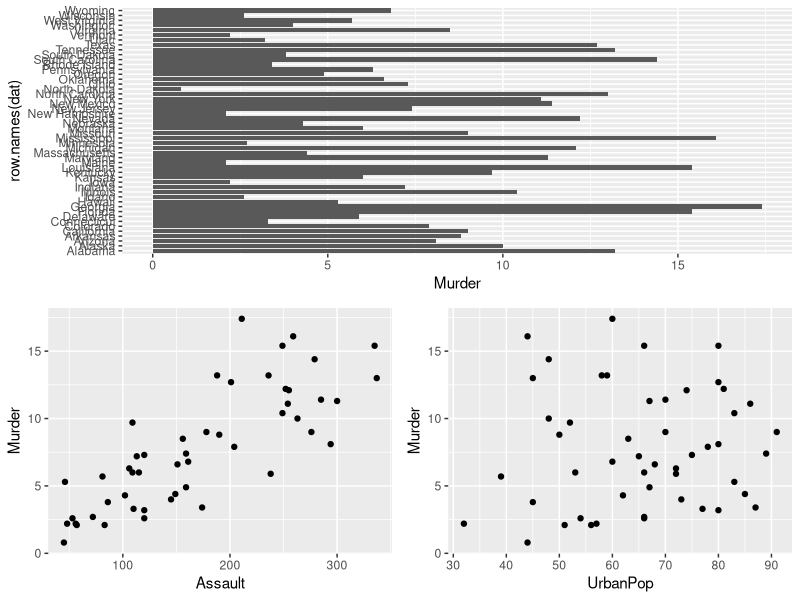
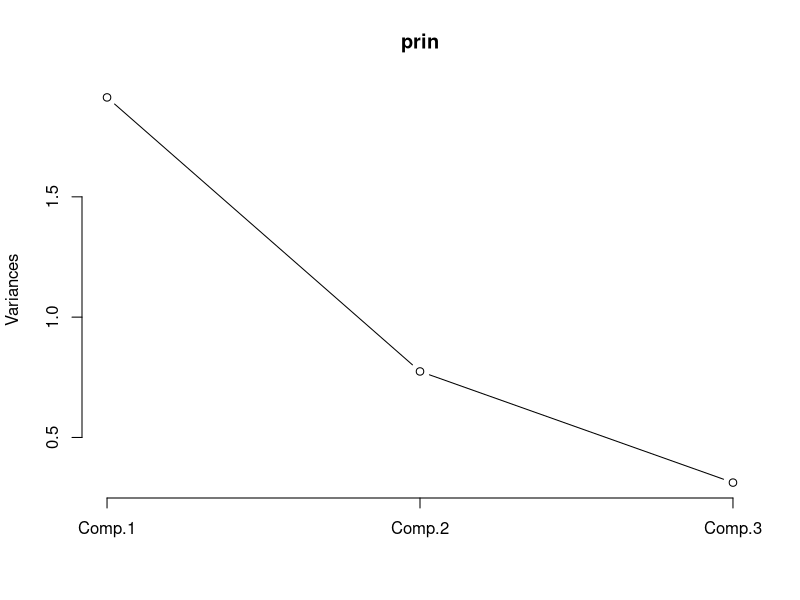

Source code (R) for these figures, in order: (Note: this script raises an error after producing the figures.)
## ---- chunk 1
library(ggplot2)
library(grid)

PCbiplot <- function(PC, x="PC1", y="PC2") {
    # PC being a prcomp object
    data <- data.frame(obsnames=row.names(PC$x), PC$x)
    plot <- ggplot(data, aes_string(x=x, y=y)) + geom_text(alpha=.4, size=3, aes(label=obsnames))
    plot <- plot + geom_hline(aes(0), size=.2) + geom_vline(aes(0), size=.2)
    datapc <- data.frame(varnames=rownames(PC$rotation), PC$rotation)
    mult <- min(
        (max(data[,y]) - min(data[,y])/(max(datapc[,y])-min(datapc[,y]))),
        (max(data[,x]) - min(data[,x])/(max(datapc[,x])-min(datapc[,x])))
        )
    datapc <- transform(datapc,
            v1 = .7 * mult * (get(x)),
            v2 = .7 * mult * (get(y))
            )
    plot <- plot + coord_equal() + geom_text(data=datapc, aes(x=v1, y=v2, label=varnames), size = 5, vjust=1, color="red")
    plot <- plot + geom_segment(data=datapc, aes(x=0, y=0, xend=v1, yend=v2), arrow=arrow(length=unit(0.2,"cm")), alpha=0.75, color="red")
    plot
}
## ---- chunk 2
## Next block from:
## http://wiki.stdout.org/rcookbook/Graphs/Multiple%20graphs%20on%20one%20page%20(ggplot2)/

# Multiple plot function
#
# ggplot objects can be passed in ..., or to plotlist (as a list of ggplot objects)
# - cols:   Number of columns in layout
# - layout: A matrix specifying the layout. If present, 'cols' is ignored.
#
# If the layout is something like matrix(c(1,2,3,3), nrow=2, byrow=TRUE),
# then plot 1 will go in the upper left, 2 will go in the upper right, and
# 3 will go all the way across the bottom.
#
multiplot <- function(..., plotlist=NULL, file, cols=1, layout=NULL) {
  require(grid)

  # Make a list from the ... arguments and plotlist
  plots <- c(list(...), plotlist)

  numPlots = length(plots)

  # If layout is NULL, then use 'cols' to determine layout
  if (is.null(layout)) {
    # Make the panel
    # ncol: Number of columns of plots
    # nrow: Number of rows needed, calculated from # of cols
    layout <- matrix(seq(1, cols * ceiling(numPlots/cols)),
                    ncol = cols, nrow = ceiling(numPlots/cols))
  }

 if (numPlots==1) {
    print(plots[[1]])

  } else {
    # Set up the page
    grid.newpage()
    pushViewport(viewport(layout = grid.layout(nrow(layout), ncol(layout))))

    # Make each plot, in the correct location
    for (i in 1:numPlots) {
      # Get the i,j matrix positions of the regions that contain this subplot
      matchidx <- as.data.frame(which(layout == i, arr.ind = TRUE))

      print(plots[[i]], vp = viewport(layout.pos.row = matchidx$row,
                                      layout.pos.col = matchidx$col))
    }
  }
}
## ---- chunk 3
dat <- USArrests
# sort by murder rate
dat <- dat[order(-dat$Murder),]
# plots
l0 <- ggplot(dat,aes(y=Murder,x=row.names(dat))) + geom_bar(stat="identity") + coord_flip()
l1 <- ggplot(dat, aes(x=Assault, y=Murder)) + geom_point()
l2 <- ggplot(dat, aes(x=UrbanPop, y=Murder)) + geom_point()
# combine
multiplot(l0, l1, l2, layout=matrix(c(1,1,2,3), nrow=2, byrow=TRUE))
## ---- chunk 4
# pca
prin <- princomp(dat[-1], cor = TRUE)
# screeplot
screeplot(prin, type = "l")
# biplot
fit <- prcomp(USArrests, scale=TRUE)
PCbiplot(fit)
## ---- chunk 5
loadings(prin)
## ---- chunk 6
dat_pca <- as.data.frame(prin$scores)
dat_pca$y <- dat$Murder

plot(y ~ Comp.1, data = dat_pca)
